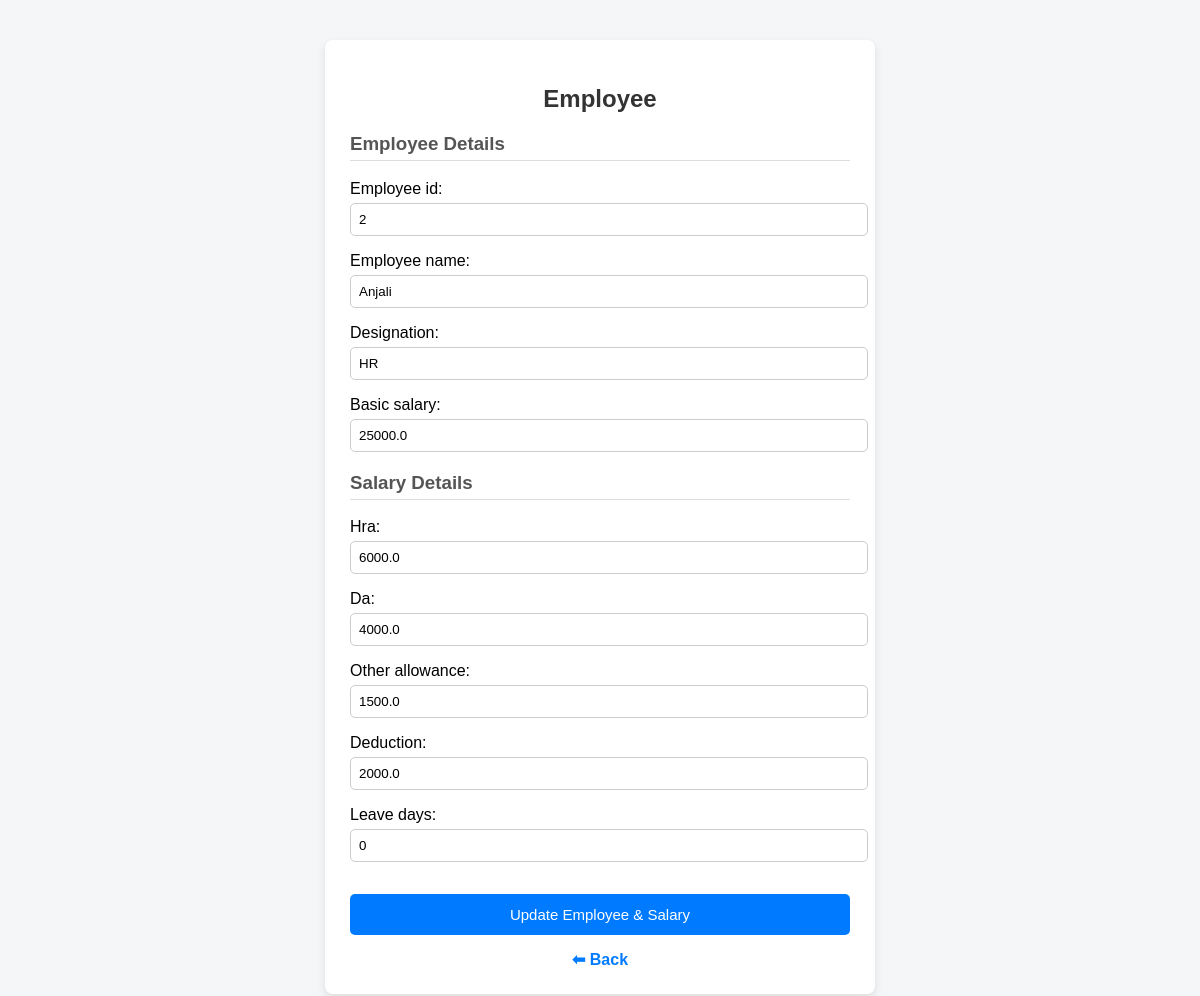
Page /edit/2/ on the committed database.
### payslip_system/models.py (models this page shows, shortened)
class Employee(models.Model):
    employee_id = models.CharField(max_length=25,unique=True)
    employee_name = models.CharField(max_length=100)
    designation = models.CharField(max_length=100)
    basic_salary = models.FloatField()

class Salary(models.Model):
    employee = models.OneToOneField(Employee,on_delete=models.CASCADE)
    hra = models.FloatField()
    da = models.FloatField()
    other_allowance = models.FloatField()
    deduction = models.FloatField()
    leave_days = models.IntegerField(default=0)

### payslip_system/views.py (the view)
# urls.py: path('edit/<int:emp_id>/', views.update_employee, name='edit_employee'),
def update_employee(request, emp_id):
    employee = get_object_or_404(Employee, id=emp_id)
    salary, created = Salary.objects.get_or_create(
        employee=employee,
        defaults={
            'hra': 0,
            'da': 0,
            'other_allowance': 0,
            'deduction': 0,
            'leave_days': 0
        }
    )
    if request.method == "POST":
        emp_form = EmployeeForm(request.POST, instance=employee)
        sal_form = SalaryForm(request.POST, instance=salary)
        if emp_form.is_valid() and sal_form.is_valid():
            emp_form.save()
            sal_form.save()
            return redirect('employee_list')
    else:
        emp_form = EmployeeForm(instance=employee)
        sal_form = SalaryForm(instance=salary)
    return render(request, 'edit_employee.html', {
        'emp_form': emp_form,
        'sal_form': sal_form,
        'employee': employee
    })

### payslip_system/forms.py
class EmployeeForm(forms.ModelForm):
    class Meta:
        model = Employee
        fields = ['employee_id', 'employee_name', 'designation', 'basic_salary']

class SalaryForm(forms.ModelForm):
    class Meta:
        model = Salary
        fields = ['hra', 'da', 'other_allowance', 'deduction', 'leave_days']

### payslip_system/templates/edit_employee.html (shortened to what this page needs)
<!DOCTYPE html>
<html lang="en">
<head>
</head>
<body>
<div class="container">
    <h2> Employee</h2>
    <form method="post">
        <h3>Employee Details</h3>
        {{ emp_form.as_p }}
        <h3>Salary Details</h3>
        {{ sal_form.as_p }}
        <button type="submit">Update Employee & Salary</button>
    </form>
    <a href="{% url 'employee_list' %}" class="back-link">⬅ Back</a>
</div>
</body>
</html>

### payslip_system/templates/edit_employee.html (style rules this page uses)
body { font-family: Arial, sans-serif; background-color: #f4f6f8; margin: 0; padding: 0; }
.container { width: 500px; margin: 40px auto; background: #ffffff; padding: 25px; border-radius: 8px; box-shadow: 0 4px 10px rgba(0, 0, 0, 0.1); }
h2 { text-align: center; color: #333; margin-bottom: 20px; }
h3 { color: #555; border-bottom: 1px solid #ddd; padding-bottom: 5px; margin-top: 20px; }
form p { margin-bottom: 12px; }
input, select, textarea { width: 100%; padding: 8px; margin-top: 5px; border-radius: 5px; border: 1px solid #ccc; }
button { width: 100%; padding: 12px; margin-top: 20px; background-color: #007bff; color: #ffffff; border: none; border-radius: 5px; font-size: 15px; cursor: pointer; }
.back-link { display: block; text-align: center; margin-top: 15px; text-decoration: none; color: #007bff; font-weight: bold; }

### rows in the picture
Employee: employee_id "2", employee_name "Anjali", designation "HR", basic_salary "25000.0"
Salary: hra "6000.0", da "4000.0", other_allowance "1500.0", deduction "2000.0", leave_days "0"
